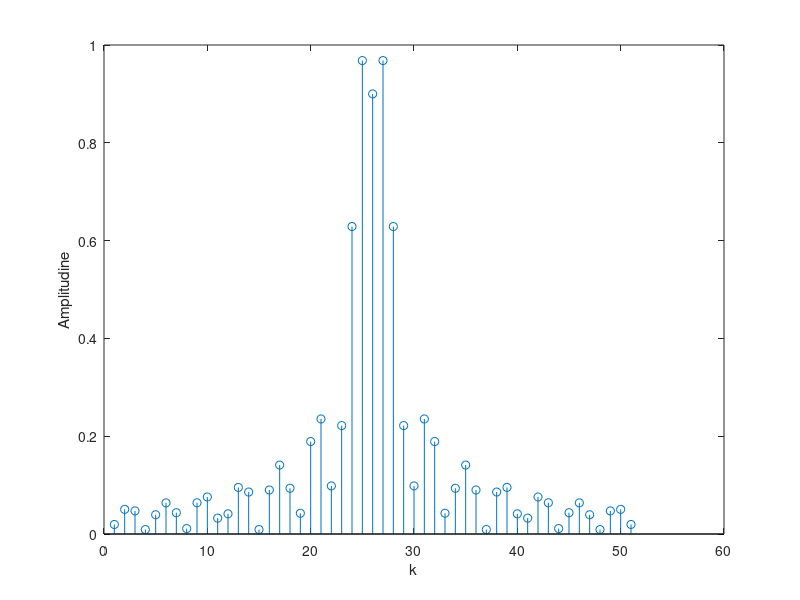
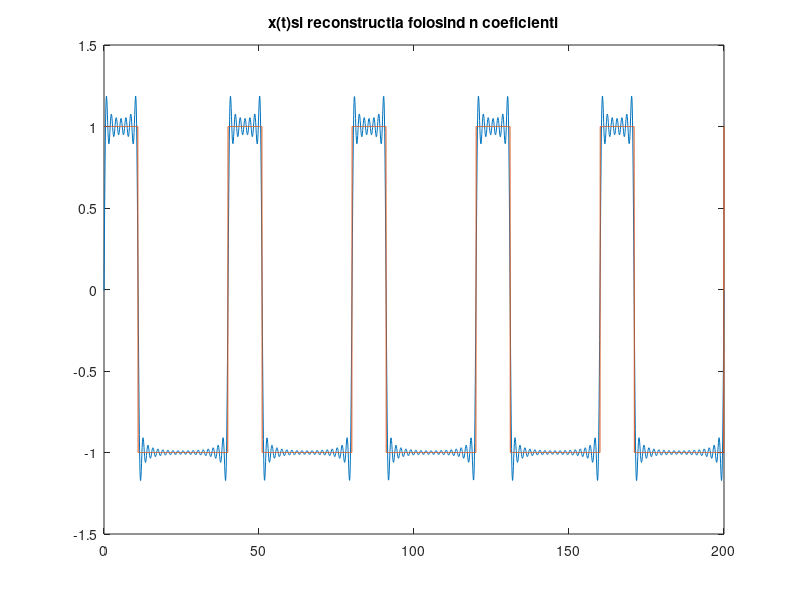

Recreate these plots in MATLAB, in order.
%semnal dreptunghiular
P=40; %perioada
f=1/P; %frecventa
D=11; %durata
t=linspace(0,5*P,2000); %genereaza 2000 de puncte intre 0 si 5*P
s=square(2*pi*f*t,100*11/40); %semnalul initial

n=50; %numarul de coeficienti
funCont=@(t) square(2*pi*f*t,100*11/40); 
c0=1/P*integral(funCont, 0, P); %calculul componentei continue
ck=zeros(1,n);
Ak=zeros(1,n);
Ak(26)=2*abs(c0); %calcul armonicii fundamentale
semnal=0;
for (k=1:50)
   fun=@(t)square(2*pi*f*t,100*11/40).*exp(-2*pi*f*t*1i*(k-25));
   ck(k)=f*integral(fun,0,P); %calculul componentelor
   Ak(k+1)=2*abs(ck(k)); 
   semnal=semnal+ck(k)*exp(2*pi*f*t*1i*(k-25)); %semnalul refacut
end
Ak(1)=Ak(51);

figure (1);
stem([1:51],Ak);
xlabel('k');
ylabel('Amplitudine');

figure (2);
plot(t,semnal);
hold on;
plot(t,s);
title('x(t)si reconstructia folosind n coeficienti');
hold off;

%Seria  Fourier Exponentiala ofera o descompunere a semnalului periodic
%intr-o suma de componente elementare de tip exponential, nerealizabile
%fizic. Utilizarea ei este foarte comoda in problemele de determinare a
%raspunsului circuitelor la semnale periodice. Conform SFE orice
%semnal periodic poate fi aproximat printr-o suma infinita de sinusuri
%si cosinusuri de diferite frecvente.